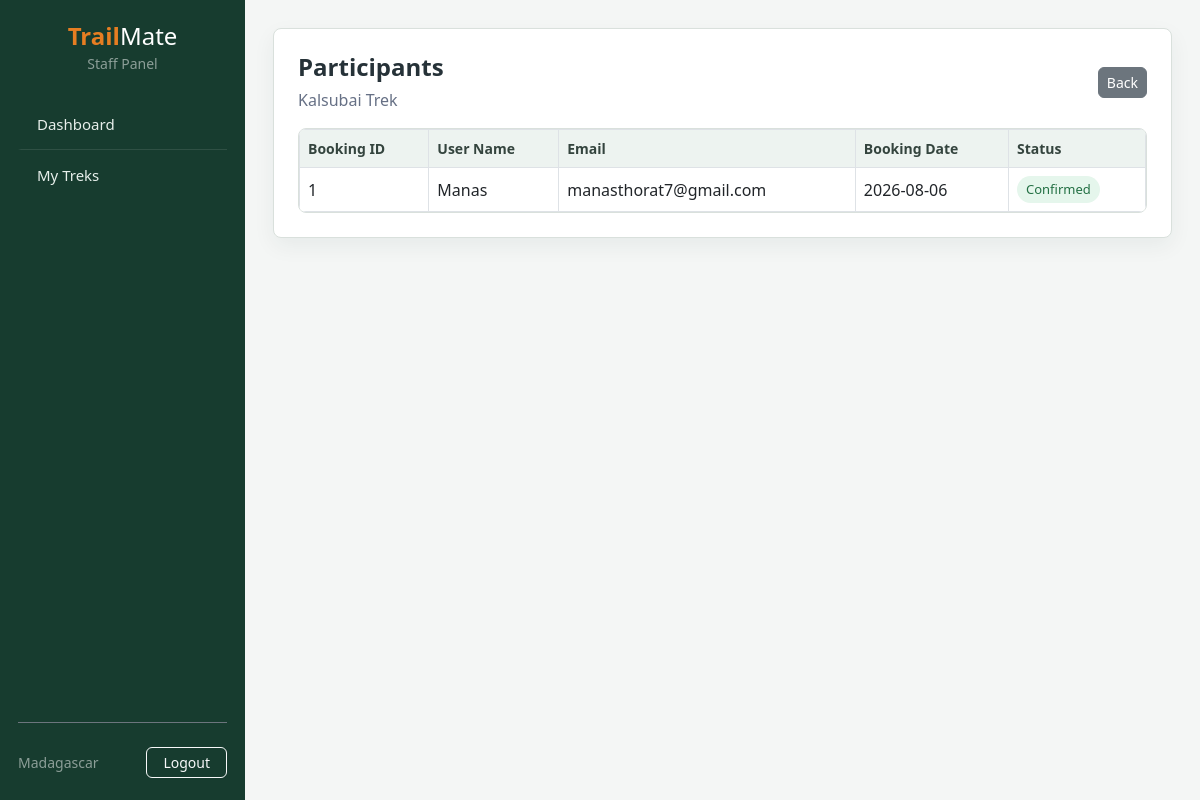
The app's page /staff/treks/1/participants (signed in) with its own data.
### models.py (models this page shows)
class User(db.Model, UserMixin):
    id = db.Column(db.Integer, primary_key=True)
    name = db.Column(db.String(100), nullable=False)
    email = db.Column(db.String(120), unique=True, nullable=False)
    password = db.Column(db.String(200), nullable=False)
    role = db.Column(db.String(20), nullable=False, default='user')
    contact_details = db.Column(db.String(200), nullable=True)
    status = db.Column(db.String(20), nullable=False, default='Active')  # Active/Inactive/Pending
    assigned_treks = db.relationship('Trek', backref='assigned_staff', lazy=True)
    bookings = db.relationship('Booking', backref='user', lazy=True)

class Trek(db.Model):
    trek_id = db.Column(db.Integer, primary_key=True)
    trek_name = db.Column(db.String(150), nullable=False)
    location = db.Column(db.String(150), nullable=False)
    difficulty = db.Column(db.String(50), nullable=False)
    duration = db.Column(db.String(50), nullable=False)  # e.g., '5 Days'
    available_slots = db.Column(db.Integer, nullable=False)
    assigned_staff_id = db.Column(db.Integer, db.ForeignKey('user.id'), nullable=True)
    status = db.Column(db.String(50), nullable=False, default='Upcoming')  # Upcoming/Ongoing/Completed
    start_date = db.Column(db.Date, nullable=False)
    end_date = db.Column(db.Date, nullable=False)
    bookings = db.relationship('Booking', backref='trek', lazy=True)

class Booking(db.Model):
    booking_id = db.Column(db.Integer, primary_key=True)
    user_id = db.Column(db.Integer, db.ForeignKey('user.id'), nullable=False)
    trek_id = db.Column(db.Integer, db.ForeignKey('trek.trek_id'), nullable=False)
    booking_date = db.Column(db.DateTime, nullable=False, default=datetime.utcnow)
    status = db.Column(db.String(50), nullable=False, default='Confirmed')  # Confirmed/Cancelled

### routes/staff.py (the view)
@staff_bp.route('/treks/<int:trek_id>/participants')
@login_required
@staff_required
def participants(trek_id):
    trek = Trek.query.get_or_404(trek_id)
    if trek.assigned_staff_id != current_user.id:
        flash('Unauthorized. You can only view participants for your own treks.', 'danger')
        return redirect(url_for('staff.assigned_treks'))
    bookings = Booking.query.filter_by(trek_id=trek_id, status='Confirmed').all()
    return render_template('staff/participants.html', trek=trek, bookings=bookings)

### routes/staff.py (called while the page is built)
def staff_required(f):
    @wraps(f)
    def decorated_function(*args, **kwargs):
        if not current_user.is_authenticated or current_user.role != 'staff':
            flash('Access Denied. Staff privileges required.', 'danger')
            return redirect(url_for('auth.login'))
        return f(*args, **kwargs)
    return decorated_function

### templates/staff/participants.html (shortened to what this page needs)
{% extends "staff/staff_layout.html" %}
{% block staff_content %}
<div class="d-flex justify-content-between align-items-center mb-3">
    <div>
        <h3 class="page-title">Participants</h3>
        <p class="page-subtitle mb-0">{{ trek.trek_name }}</p>
    </div>
    <a href="{{ url_for('staff.assigned_treks') }}" class="btn btn-secondary btn-sm">Back</a>
</div>
<div class="table-box">
    <table class="table table-bordered">
        <thead>
            <tr>
                <th>Booking ID</th>
                <th>User Name</th>
                <th>Email</th>
                <th>Booking Date</th>
                <th>Status</th>
            </tr>
        </thead>
        <tbody>
            {% for booking in bookings %}
            <tr>
                <td>{{ booking.booking_id }}</td>
                <td>{{ booking.user.name }}</td>
                <td>{{ booking.user.email }}</td>
                <td>{{ booking.booking_date.strftime('%Y-%m-%d') }}</td>
                <td><span class="status-label status-{{ booking.status|lower }}">{{ booking.status }}</span></td>
            </tr>
            {% else %}
            <tr>
                <td colspan="5" class="text-center text-muted">No participants booked for this trek yet.</td>
            </tr>
            {% endfor %}
        </tbody>
    </table>
</div>
{% endblock %}

### templates/staff/staff_layout.html
{% extends "base.html" %}
{% block content %}
<div class="app-wrapper">
    <div class="sidebar d-flex flex-column">
        <div class="mb-4 text-center">
            <h4 class="text-white fw-bold mb-0"><span class="logo-trail">Trail</span><span class="logo-mate">Mate</span></h4>
            <small class="text-white-50">Staff Panel</small>
        </div>
        <div class="list-group list-group-flush flex-grow-1">
            <a href="{{ url_for('staff.dashboard') }}" class="list-group-item list-group-item-action">Dashboard</a>
            <a href="{{ url_for('staff.assigned_treks') }}" class="list-group-item list-group-item-action">My Treks</a>
        </div>
        <div class="mt-auto pt-4 border-top border-secondary">
            <div class="d-flex justify-content-between align-items-center">
                <span class="small text-white-50 text-truncate me-2">{{ current_user.name }}</span>
                <a href="{{ url_for('auth.logout') }}" class="btn btn-outline-light btn-sm px-3">Logout</a>
            </div>
        </div>
    </div>
    <div class="content-area">
        <div class="page-box">
            {% block staff_content %}{% endblock %}
        </div>
    </div>
</div>
{% endblock %}

### static/css/style.css (style rules this page uses)
:root { --green: #245c45; --dark-green: #173c2f; --page-bg: #f4f6f5; --text-dark: #263238; --text-light: #667085; --line: #d9e0dc; }
body { margin: 0; background-color: var(--page-bg); font-family: "Segoe UI", Arial, sans-serif; color: var(--text-dark); }
.card, .table, .form-control, .form-select, .btn { border-radius: 6px; }
.app-wrapper { display: flex; min-height: 100vh; }
.sidebar { width: 245px; background-color: var(--dark-green); padding: 22px 18px; color: white; flex-shrink: 0; }
.sidebar .list-group-item { background-color: transparent; color: #e7efeb; border: none; border-bottom: 1px solid rgba(255, 255, 255, 0.1); border-radius: 0; margin-bottom: 0; padding: 14px 16px; font-size: 15px; transition: all 0.2s ease; border-left: 3px solid transparent; }
.sidebar .list-group-item:last-child { border-bottom: none; }
.content-area { flex: 1; padding: 28px; background-color: var(--page-bg); overflow-y: auto; }
.page-box { background-color: white; border: 1px solid var(--line); border-radius: 8px; padding: 24px; box-shadow: 0 8px 22px rgba(25, 55, 45, 0.06); }
.page-title { font-size: 24px; font-weight: 700; margin-bottom: 6px; }
.page-subtitle { color: var(--text-light); margin-bottom: 20px; }
.table-box { border: 1px solid var(--line); border-radius: 8px; overflow-x: auto; background: white; }
.table-box .table { margin-bottom: 0; }
.table thead th { background-color: #edf3f0; color: #34443e; font-size: 14px; font-weight: 700; }
.table td, .table th { vertical-align: middle; }
.status-label { display: inline-block; padding: 4px 9px; border-radius: 20px; font-size: 13px; background-color: #eef2f6; color: #344054; }
.status-active, .status-confirmed, .status-upcoming { background-color: #e5f6ec; color: #237044; }
.logo-trail { color: #e67e22; font-weight: 800; }
.logo-mate { color: #ffffff; font-weight: 300; }

### records on screen
User: name "Madagascar"
Trek: trek_name "Kalsubai Trek"
Booking: booking_id "1", user.name "Manas", user.email "manasthorat7@gmail.com", booking_date "2026-08-06", status "Confirmed"
